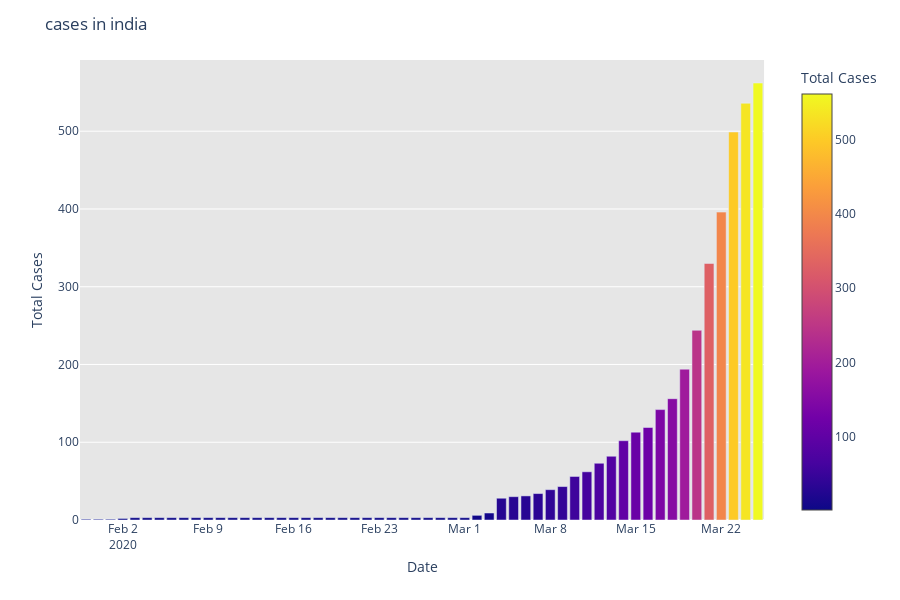
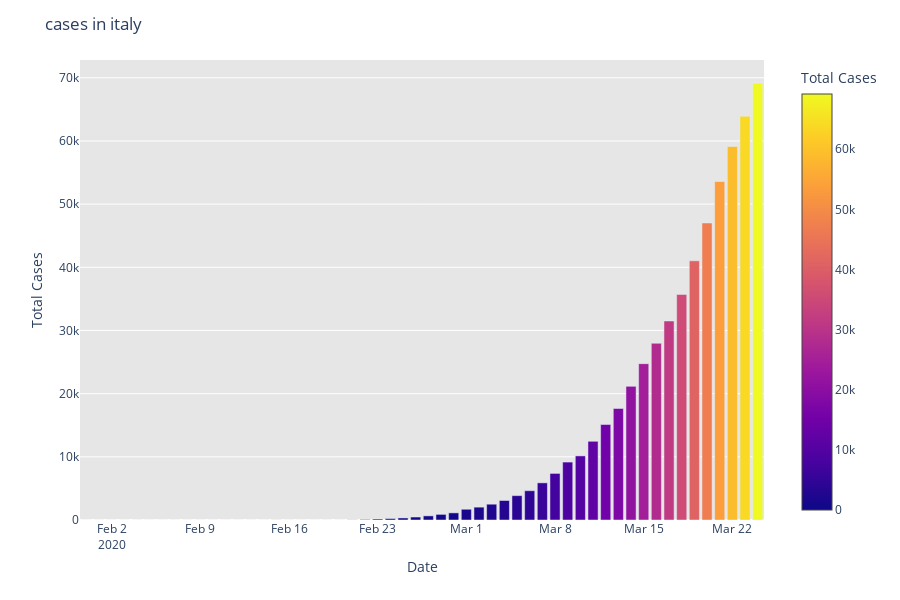
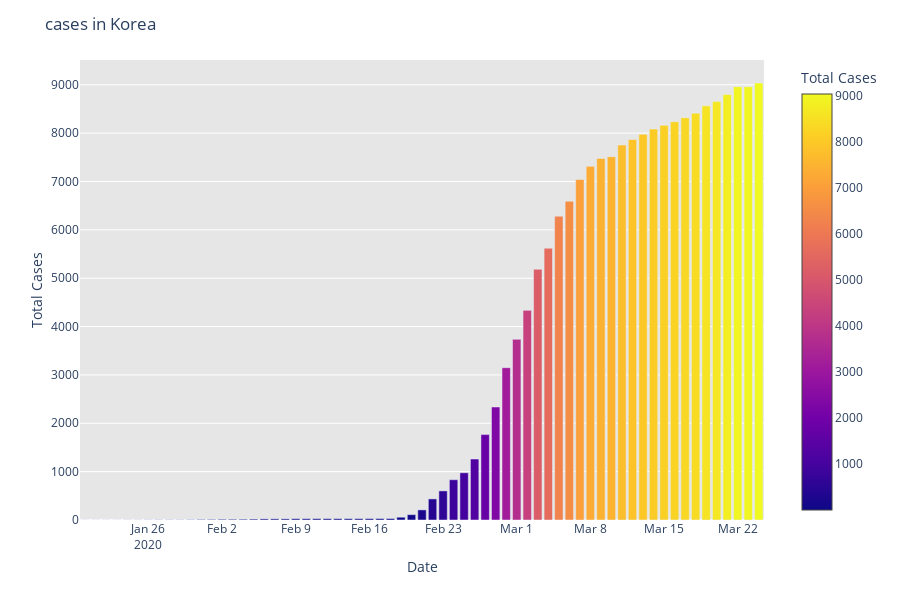
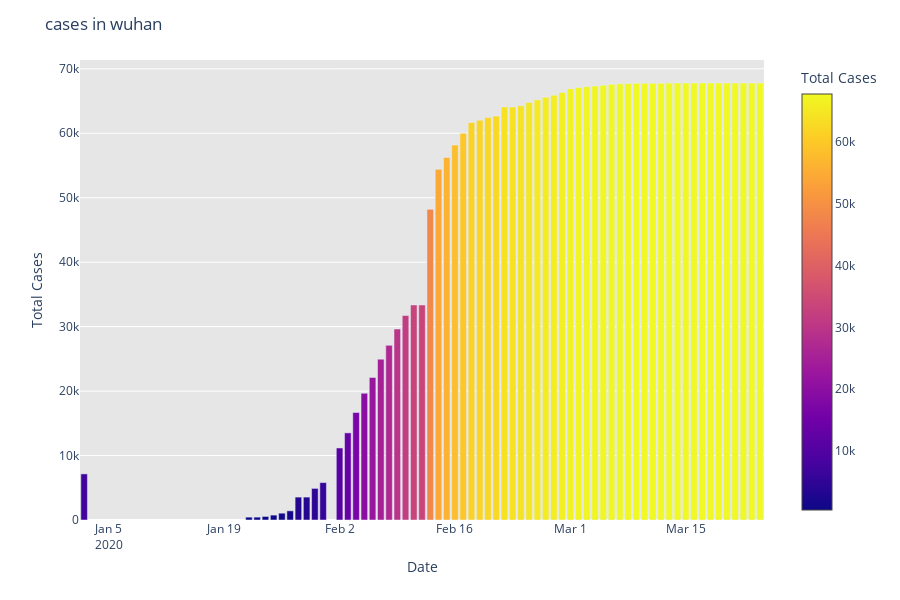

The notebook cell these images were saved under, in order:
### Code cell
fig=px.bar(dbd_india,x='Date',y='Total Cases',color='Total Cases',height=600)
fig.update_layout(title="cases in india",plot_bgcolor='rgb(230,230,230)')
fig.show()
fig=px.bar(dbd_italy,x='Date',y='Total Cases',color='Total Cases',height=600)
fig.update_layout(title="cases in italy",plot_bgcolor='rgb(230,230,230)')
fig.show()
fig=px.bar(dbd_korea,x='Date',y='Total Cases',color='Total Cases',height=600)
fig.update_layout(title="cases in Korea",plot_bgcolor='rgb(230,230,230)')
fig.show()
fig=px.bar(dbd_wuhan,x='Date',y='Total Cases',color='Total Cases',height=600)
fig.update_layout(title="cases in wuhan",plot_bgcolor='rgb(230,230,230)')
fig.show()
